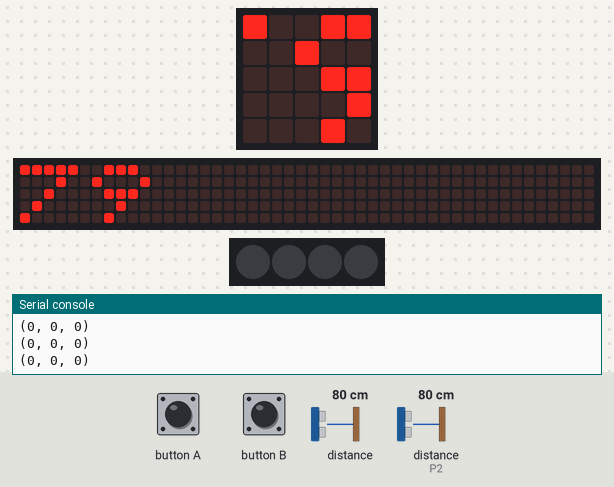
Simulated run of this program. Board: BBC micro:bit running MicroPython. Parts: the board's 5×5 LED display, a strip that is not on the board, showing the scrolling text unrolled, 4 RGB LEDs in strip order, left to right, the last lines printed to the serial console. The inputs (shaded band) are chosen by the test bench; at power-on: distance to the obstacle 80 cm, distance to the obstacle (sensor on P2) 80 cm. The echo pulse lasts 58.3 µs per cm; the 48×5 strip is a reading aid, not a part: it shows the text the display is scrolling, unrolled, one strip-width of it at a time.

Above: at 1.28 s.
1.3 s: distance to the obstacle (sensor 0) set to 12 cm
At 5.49 s:
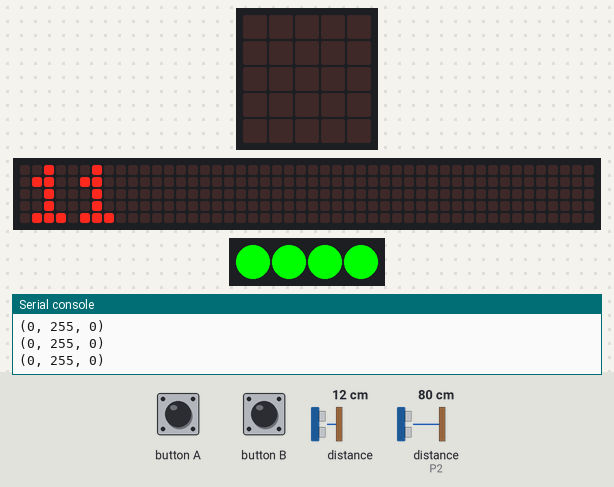
7.7 s: distance to the obstacle (sensor 0) set to 9 cm
At 12.4 s:
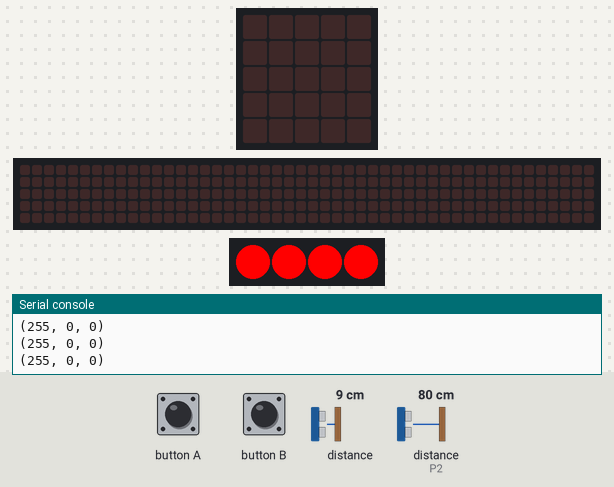
16.6 s: distance to the obstacle (sensor 0) set to 2 cm
At 19.45 s:
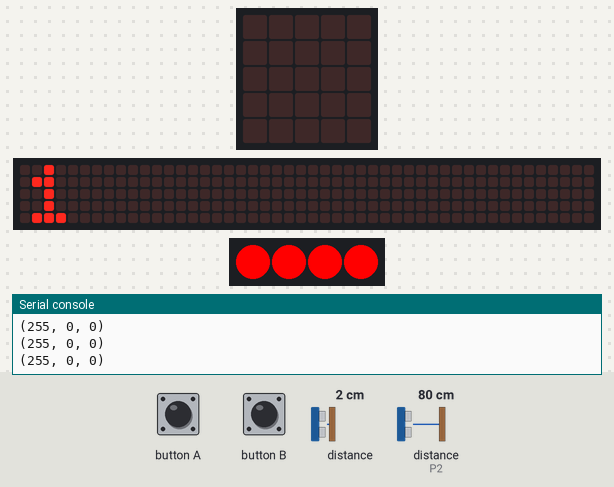
Timing chart, 0 to 20.9 s (numbered marks = the images above; inputs shaded):
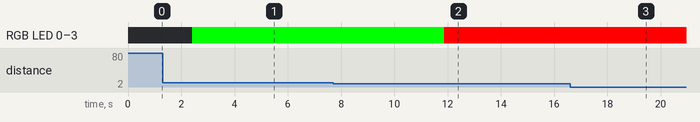

The program:

main.py
```python
"""
Created by: Liya G
Created on: Oct 2023
This module is a Micro:bit MicroPython program that detects distance with sonar and lights up LEDs.
"""

from microbit import *
import neopixel
from machine import time_pulse_us

# variables
neopixel_strip = neopixel.NeoPixel(pin16, 4)

# choose pins
trig = pin1
echo = pin2

# setup
trig.write_digital(0)
echo.read_digital()

display.clear()
display.show(Image.CONFUSED)

# clean up
neopixel_strip[0] = (0, 0, 0)
neopixel_strip[1] = (0, 0, 0)
neopixel_strip[2] = (0, 0, 0)
neopixel_strip[3] = (0, 0, 0)
print(neopixel_strip[0])
print(neopixel_strip[1])
print(neopixel_strip[2])
print(neopixel_strip[3])
neopixel_strip.show()

# loop
while True:
    display.clear()

    # output
    trig.write_digital(1)
    trig.write_digital(0)

    # Measure the echo pulse in miroseconds then convert to seconds
    micros = time_pulse_us(echo, 1)
    t_echo = micros / 1000000

    # Calculate distance in cm
    dist_cm = (t_echo / 2) * 34300
    display.scroll(str(int(dist_cm)))

    # if distance < 10, light up neopixels red
    if dist_cm < 10:
        neopixel_strip[0] = (255, 0, 0)
        neopixel_strip[1] = (255, 0, 0)
        neopixel_strip[2] = (255, 0, 0)
        neopixel_strip[3] = (255, 0, 0)
        print(neopixel_strip[0])
        print(neopixel_strip[1])
        print(neopixel_strip[2])
        print(neopixel_strip[3])
        neopixel_strip.show()
        sleep(3000)
        display.show(Image.BUTTERFLY)

    # if distance > 10, light up neopixels green
    else:
        neopixel_strip[0] = (0, 255, 0)
        neopixel_strip[1] = (0, 255, 0)
        neopixel_strip[2] = (0, 255, 0)
        neopixel_strip[3] = (0, 255, 0)
        print(neopixel_strip[0])
        print(neopixel_strip[1])
        print(neopixel_strip[2])
        print(neopixel_strip[3])
        neopixel_strip.show()
        sleep(3000)
        display.show(Image.BUTTERFLY)
```

Measured:
- the behaviour switches between 11 and 10 cm on distance to the obstacle (sensor 0) (found by bisection; images 1 and 2)
- what the display in image 2 shows lasts 3.0 s, from 11.9 s to 14.9 s
